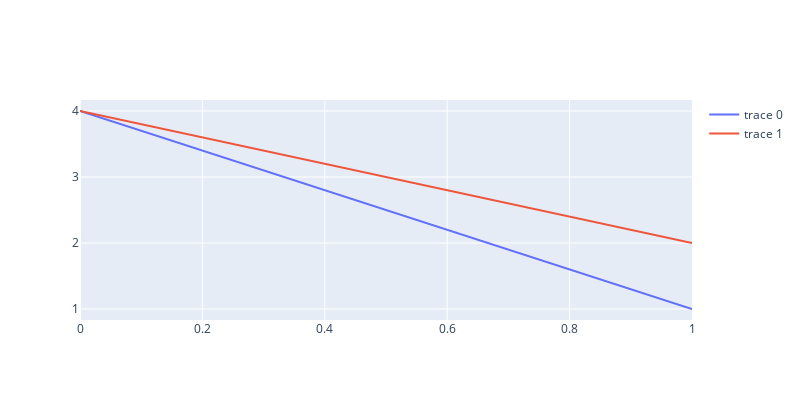

The notebook cell this image was saved under:
### Code cell
import plotly.graph_objects as go
from plotly.subplots import make_subplots


#fig = make_subplots(rows=1, cols=2)

def make_fig(i):
    fig.add_trace(go.Scatter(y=[4, i], mode="lines"))
    return fig


    
fig = go.Figure(layout=go.Layout(width=800, height=400))

x=[1,2]
for i in x:
        fig=make_fig(i)


fig.show()

### Figure 1 — Plotly figure (JSON) as saved in the notebook; plotly's stock layout.template omitted (floating-point values rounded to 4 significant figures)
{"data": [{"mode": "lines", "type": "scatter", "y": [4, 1]}, {"mode": "lines", "type": "scatter", "y": [4, 2]}], "layout": {"height": 400, "width": 800}}
